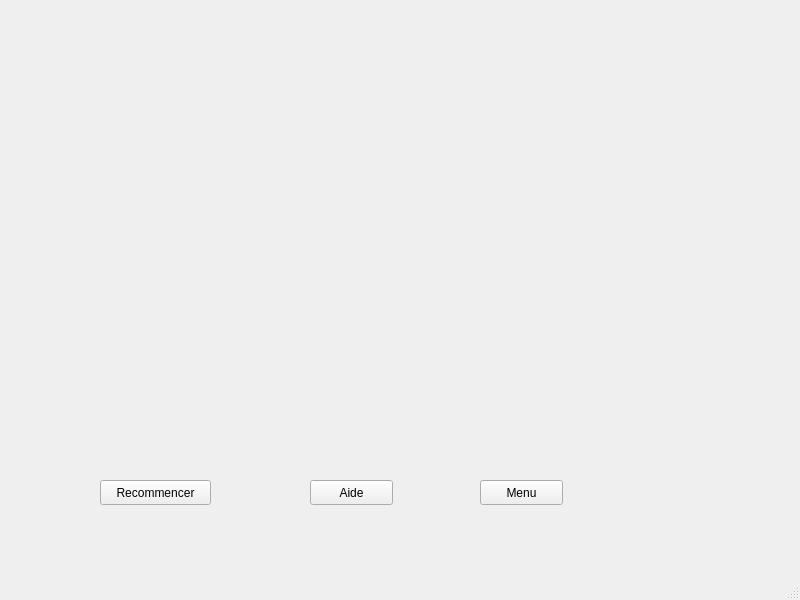
<?xml version="1.0" encoding="UTF-8"?>
<ui version="4.0">
 <class>MainWindow</class>
 <widget class="QMainWindow" name="MainWindow">
  <property name="geometry">
   <rect>
    <x>0</x>
    <y>0</y>
    <width>800</width>
    <height>600</height>
   </rect>
  </property>
  <property name="windowTitle">
   <string>MainWindow</string>
  </property>
  <widget class="QWidget" name="centralwidget">
   <widget class="QPushButton" name="Recommencer">
    <property name="geometry">
     <rect>
      <x>100</x>
      <y>480</y>
      <width>111</width>
      <height>25</height>
     </rect>
    </property>
    <property name="focusPolicy">
     <enum>Qt::NoFocus</enum>
    </property>
    <property name="text">
     <string>Recommencer</string>
    </property>
   </widget>
   <widget class="QPushButton" name="Aide">
    <property name="geometry">
     <rect>
      <x>310</x>
      <y>480</y>
      <width>83</width>
      <height>25</height>
     </rect>
    </property>
    <property name="focusPolicy">
     <enum>Qt::NoFocus</enum>
    </property>
    <property name="text">
     <string>Aide</string>
    </property>
   </widget>
   <widget class="QPushButton" name="Menu">
    <property name="geometry">
     <rect>
      <x>480</x>
      <y>480</y>
      <width>83</width>
      <height>25</height>
     </rect>
    </property>
    <property name="focusPolicy">
     <enum>Qt::NoFocus</enum>
    </property>
    <property name="text">
     <string>Menu</string>
    </property>
   </widget>
  </widget>
  <widget class="QMenuBar" name="menubar">
   <property name="geometry">
    <rect>
     <x>0</x>
     <y>0</y>
     <width>800</width>
     <height>22</height>
    </rect>
   </property>
  </widget>
  <widget class="QStatusBar" name="statusbar"/>
 </widget>
 <resources/>
 <connections/>
</ui>
